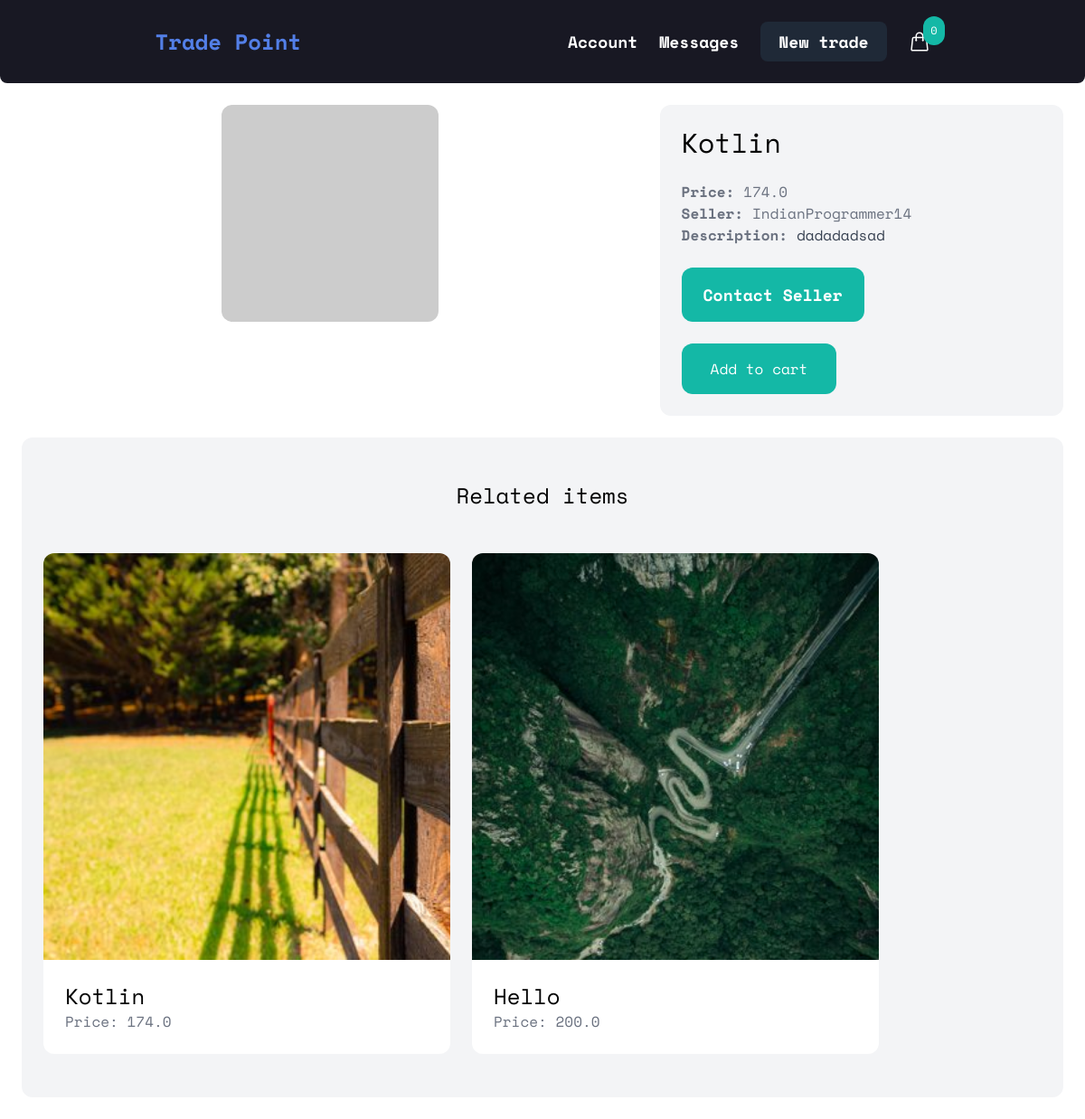
/items/7, run on the app's committed database.
### item/models.py (models this page shows, shortened)
class Item(models.Model):
    category = models.ForeignKey(Category, related_name='items', on_delete=models.CASCADE)
    name = models.CharField(max_length=200)
    description = models.TextField(blank=True, null=True)
    price = models.IntegerField()
    image = models.ImageField(upload_to='item_images', blank=True, null=True)
    thumbnail = models.ImageField(upload_to='item_images', blank=True, null=True)
    is_sold = models.BooleanField(default=False)
    created_at = models.DateTimeField(auto_now_add=True)
    created_by = models.ForeignKey(User, related_name='items', on_delete=models.CASCADE)
    updated_at = models.DateTimeField(auto_now=True)
    class Meta:
        ordering = ('-created_at',)
    def get_display_price(self):
        return self.price / 100
    def get_thumbnail(self):
        if self.thumbnail:
            return self.thumbnail.url
    def get_image(self):
        if self.image:
            return self.image.url
        else:
            return 'https://via.placeholder.com/240x240.jpg'

### item/views.py (the view)
# urls.py: path('<int:pk>', views.details, name='detail'),
def details(request, pk):
    item = get_object_or_404(Item, pk=pk)
    related_items = Item.objects.filter(category=item.category, is_sold=False).exclude(pk=pk)[0:3]
    return render(request, 'item/details.html', {
        'item': item,
        'related_items': related_items,
    })

### cart/cart.py (called while the page is built)
    def __len__(self):
        return sum(item['quantity'] for item in self.cart.values())

### cart/context_processors.py (called while the page is built)
def cart(request):
    return {'cart': Cart(request)}

### item/templates/item/details.html (shortened to what this page needs)
{% extends 'main.html' %}
{% block content %}
    <div class="grid grid-cols-5 gap-6 ">
        <div class="col-span-3 " align="center">
            <img src="{{ item.get_image }}" alt="{{ item.name }}" class="rounded-xl max-h-[60vh]">
        </div>
        <div class="col-span-2 p-6 bg-gray-100 rounded-xl">
            <h1 class="mb-6 text-3xl">{{ item.name }}</h1>
            <p class="text-gray-500 "><strong>Price:</strong> {{ item.get_display_price }}</p>
            <p class="text-gray-500 "><strong>Seller:</strong> {{ item.created_by.username }}</p>
            {% if item.description %}
                <p class="text-gray-700">
                    <strong class="text-gray-500">Description:</strong>
                    {{ item.description }}
                </p>
            {% endif %}
            {% if request.user == item.created_by %}
                <div class="mt-6 p-6 bg-white rounded-xl">
                    <p>This is your item!</p>
                    <a href="{% url 'item:edit' item.id %}"
                       class="inline-block mt-6 px-6 text-lg font-semibold bg-teal-500 text-white rounded-xl hover:bg-teal-700 transition-all">Edit</a>
                    <a href="{% url 'item:delete' item.id %}"
                       class="inline-block mt-6 px-6 text-lg font-semibold bg-red-500 text-white rounded-xl hover:bg-red-700 transition-all">Delete</a>
                </div>
            {% else %}
                <a href="{% url 'conversation:new' item.id %}"
                   class="inline-block mt-6 px-6 py-4 text-lg font-semibold bg-teal-500 text-white hover:bg-teal-700 rounded-xl">Contact
                    Seller</a>
                <div>
                    <a
                            href="#"
                            class="mt-6 inline-block px-8 py-4 rounded-xl bg-teal-500 text-white hover:bg-teal-600"
                            hx-get="{% url 'add_to_cart' item.id %}"
                            hx-target="#menu-cart-button"
                            hx-swap="outerHTML"
                    >
                        Add to cart
                    </a>
                </div>
            {% endif %}
        </div>
    </div>
    <div class="">
        <div class="mt-6 px-6 py-12 bg-gray-100 rounded-xl">
            <h2 class="mb-12 text-2xl text-center">Related items</h2>
            <div class="flex flex-row justify-start align-items-center flex-wrap gap-6">
                {% for item in related_items %}
                    <div>
                        <a href="{% url 'item:detail' item.id %}">
                            <div class="w-[450px] h-[450px] rounded-t-xl"
                                 style="background-image: url('{{ item.get_thumbnail }}'); background-size: cover;">
                            </div>
                            <div class="p-6 bg-white rounded-b-xl">
                                <h2 class="text-2xl">{{ item.name }}</h2>
                                <p class="text-gray-500">Price: {{ item.get_display_price }}</p>
                            </div>
                        </a>
                    </div>
                {% endfor %}
            </div>
        </div>
    </div>
{% endblock content %}

### static/css/main.css (style rules this page uses)
* { font-family: 'Space Mono', monospace; }

### data on the page
Item: name "Kotlin", get_display_price "174.0", created_by.username "IndianProgrammer14", description "dadadadsad"
Item: get_thumbnail (picture), name "Kotlin", get_display_price "174.0"
Item: get_thumbnail (picture), name "Hello", get_display_price "200.0"

### other printed values
{{ cart|length }} "0"
